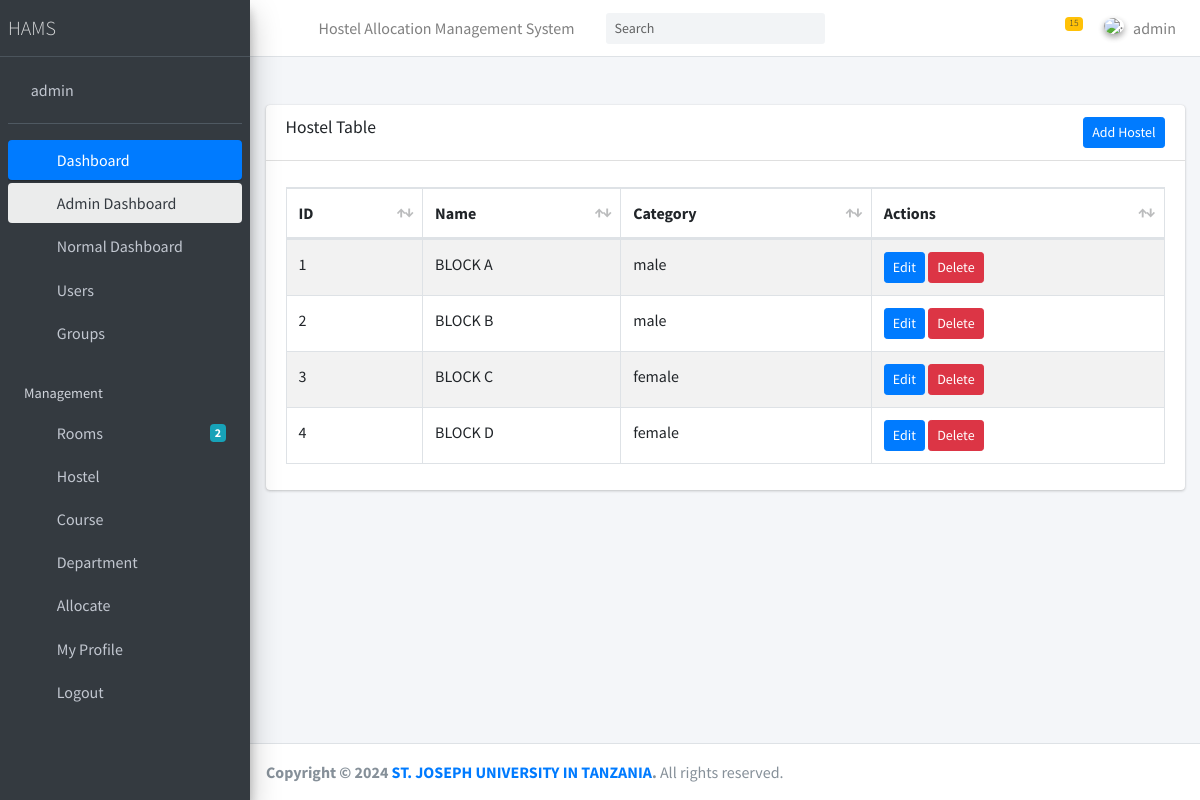
The app's page /hostel/ (signed in) with its own data.
### hostel/models.py (models this page shows, shortened)
class Hostel(models.Model):
    name=models.CharField(max_length=100)
    category=models.CharField(choices=CATEGORY_CHOICE,max_length=10)
    def remove_hostel(self):
      return reverse('hostel:delete',kwargs={'id':self.id})
    def update_hostel(self):
      return reverse('hostel:update',kwargs={'id':self.id})

### hostel/views.py (the view, shortened to what this page needs)
# urls.py: path('',Index.as_view(),name='index'),
class Index(View):
    def get(self,*args,**kwargs):
        hostels=Hostel.objects.all()
        template_name='hostels/hostel_index.html'
        form=HostelForm()
        context={
            'hostels':hostels,
            'form':form,
        }
        return render(self.request,template_name,context)

### hostel/forms.py
class HostelForm(forms.ModelForm):
    class Meta:
        model =Hostel
        exclude=['user']
        widgets={
            'name':forms.TextInput(
                attrs={
                    'class':'form-control',
                    'placeholder':'hostel name...',
                }
            ),
            'category':forms.Select(
                attrs={
                    'class':'form-control'
                }
            ),
        }

### hostel/templates/hostels/hostel_index.html (shortened to what this page needs)
{% extends 'layouts/base.html' %}
{% block content %}
<section class="content">
    <div class="container-fluid">
        <div class="row">
            <div class="col-12">
                <div class="card">
                    <div class="card-header">
                        <h3 class="card-title">Hostel Table</h3>
                       {% if perms.hostel.add_hostel %}
                        <div class="float-right">
                            <button class="btn btn-primary btn-sm" data-toggle="modal" data-target="#createRoom"> Add
                                Hostel</button>
                        </div>
                        {% endif %}
                    </div>
                    <div class="card-body">
                        <div id="example1_wrapper" class="dataTables_wrapper dt-bootstrap4">
                            <div class="row">
                                <div class="col-sm-12">
                                    <table id="example1" class="table table-bordered table-striped dataTable dtr-inline"
                                        role="grid" aria-describedby="example1_info">
                                        <thead>
                                            <tr role="row">
                                                <th class="sorting" tabindex="0" aria-controls="example1" rowspan="1"
                                                    colspan="1"
                                                    aria-label="Engine version: activate to sort column ascending">
                                                    ID</th>
                                                <th class="sorting" tabindex="0" aria-controls="example1" rowspan="1"
                                                    colspan="1"
                                                    aria-label="Engine version: activate to sort column ascending">
                                                    Name</th>
                                                <th class="sorting" tabindex="0" aria-controls="example1" rowspan="1"
                                                    colspan="1"
                                                    aria-label="CSS grade: activate to sort column ascending">Category
                                                </th>
                                                {% if perms.hostel.add_hostel %}
                                                <th class="sorting" tabindex="0" aria-controls="example1" rowspan="1"
                                                colspan="1"
                                                aria-label="CSS grade: activate to sort column ascending">Actions
                                                </th>
                                                {% endif%}
                                            </tr>
                                        </thead>
                                        <tbody>
                                            {% for hostel in hostels  %}
                                            <tr role="row" class="odd">
                                                <td tabindex="0" class="sorting_1">{{ forloop.counter }}</td>
                                                <td tabindex="0" class="sorting_1">{{ hostel.name }}</td>
                                                <td tabindex="0" class="sorting_1">{{ hostel.category }}</td>
                                                {% if perms.hostel.add_hostel %}
                                                <td tabindex="0" class="sorting_1">
                                                    <a href="javascript:void" class="btn btn-primary btn-sm"
                                                    data-toggle="modal" data-target="#edit{{ hostel.id }}"> Edit   </a>
                                                    <a href="javascript:void" class="btn btn-danger btn-sm"
                                                    data-toggle="modal" data-target="#delete{{ hostel.id }}"> Delete   </a>
                                                </td>
                                                {% endif%}
                                            </tr>
                                            {% endfor %}
                                        </tbody>
                                    </table>
                                </div>
                            </div>
                        </div>
                    </div>
                </div>
            </div>
        </div>
    </div>
</section>
{% endblock %}

### home/templates/layouts/partials/topbar.html (shortened to what this page needs)
{% load static %}
{% load humanize %}
 <nav class="main-header navbar navbar-expand navbar-white navbar-light">
    <ul class="navbar-nav">
      <li class="nav-item">
        <a class="nav-link" data-widget="pushmenu" href="#" role="button"><i class="fas fa-bars"></i></a>
      </li>
      <li class="nav-item d-none d-sm-inline-block">
        <a href="." class="nav-link">Hostel Allocation Management System</a>
      </li>
    </ul>
    <form class="form-inline ml-3">
      <div class="input-group input-group-sm">
        <input class="form-control form-control-navbar" type="search" placeholder="Search" aria-label="Search">
        <div class="input-group-append">
          <button class="btn btn-navbar" type="submit">
            <i class="fas fa-search"></i>
          </button>
        </div>
      </div>
    </form>
    <ul class="navbar-nav ml-auto">
      <li class="nav-item dropdown">
        <a class="nav-link" data-toggle="dropdown" href="#">
          <span class="badge badge-warning navbar-badge">15</span>
        </a>
      </li>
      <li class="nav-item dropdown user-menu">
        <a href="#" class="nav-link dropdown-toggle" data-toggle="dropdown" aria-expanded="false">
          <img src="{{ user.profile.profile.url }}" class="user-image img-circle elevation-2" alt=".">
          <span class="d-none d-md-inline"> {{ user }}</span>
        </a>
        </li>
    </ul>
  </nav>

### home/templates/layouts/partials/side.html
  <aside class="main-sidebar sidebar-dark-primary elevation-4">
    <a href="/admin" class="brand-link">
      <span class="brand-text font-weight-light">HAMS</span>
    </a>
    <div class="sidebar">
      <div class="user-panel mt-3 pb-3 mb-3 d-flex">
        <div class="image">
        </div>
        <div class="info">
          <a href="#" class="d-block">{{ user }}</a>
        </div>
      </div>
      <nav class="mt-2">
        <ul class="nav nav-pills nav-sidebar flex-column" data-widget="treeview" role="menu" data-accordion="false">
          <li class="nav-item has-treeview menu-open">
            <a href="#" class="nav-link active">
              <i class="nav-icon fas fa-tachometer-alt"></i>
              <p>
                Dashboard
                <i class="right fas fa-angle-left"></i>
              </p>
            </a>
            <ul class="nav nav-treeview">
              <li class="nav-item">
                {% if perms.group.view_group %}
                <a href="/admin" class="nav-link active">
                  <i class="far fa-circle nav-icon"></i>
                  <p>Admin Dashboard </p>
                </a>
              </li>
            {% endif %}
              <li class="nav-item">
                <a href="{% url 'home' %}" class="nav-link">
                  <i class="far fa-circle nav-icon"></i>
                  <p>Normal Dashboard </p>
                </a>
              </li>
            </ul>
          </li>
          <li class="nav-item">
            {% if perms.user.view_user %}
            <a href="/admin/auth/user" class="nav-link">
              <i class="nav-icon fa fa-user" aria-hidden="true"></i>
              <p>
                Users
              </p>
            </a>
            {% endif %}
          </li>
          <li class="nav-item">
            {% if perms.group.view_group %}
            <a href="/admin/auth/group/" class="nav-link">
              <i class="nav-icon fa fa-users" arial-hidden = "true"></i>
              <p>
                Groups
              </p>
            </a>
            {% endif %}
          </li>
          <li class="nav-header">Management</li>
         {% if not user.allocate.all  or user.is_superuser %}
          <li class="nav-item">
            <a href="{% url 'room:index' %}" class="nav-link">
              <i class="nav-icon far fa-calendar-alt"></i>
              <p>
                Rooms
                <span class="badge badge-info right">2</span>
              </p>
            </a>
          </li>
          {% endif %}
          {% if  user.is_staff %}
          <li class="nav-item">
            <a href="{% url 'hostel:index' %}" class="nav-link">
              <i class="nav-icon far fa-image"></i>
              <p>
                Hostel
              </p>
            </a>
          </li>
          <li class="nav-item">
            <a href="{% url 'course:index' %}" class="nav-link">
              <i class="nav-icon far fa-image"></i>
              <p>
                Course
              </p>
            </a>
          </li>
          <li class="nav-item">
            <a  href="{% url 'department:index' %}" class="nav-link">
              <i class="nav-icon far fa-image"></i>
              <p>
                Department
              </p>
            </a>
          </li>
          {% endif %}
          {% if  user.is_staff %}
          <li class="nav-item">
            <a  href="{% url 'allocate:index' %}" class="nav-link">
              <i class="nav-icon far fa-image"></i>
              <p>
                Allocate
              </p>
            </a>
          </li>
          {% endif %}
          <li class="nav-item">
            <a  href="{% url 'profile' %}" class="nav-link">
              <i class="nav-icon far fa-image"></i>
              <p>
               My Profile
              </p>
            </a>
          </li>
          <li class="nav-item">
            <a  href="{% url 'logout' %}" class="nav-link">
              <i class="nav-icon far fa-image" ></i>
              <p>
               Logout
              </p>
            </a>
          </li>
        </ul>
      </nav>
    </div>
  </aside>

### records on screen
Hostel: name "BLOCK A", category "male"
Hostel: name "BLOCK B", category "male"
Hostel: name "BLOCK C", category "female"
Hostel: name "BLOCK D", category "female"

### other values on screen
{{ user }} "admin"
